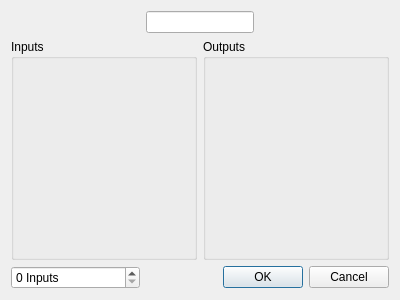
<?xml version="1.0" encoding="UTF-8"?>
<ui version="4.0">
 <class>Modify</class>
 <widget class="QDialog" name="Modify">
  <property name="geometry">
   <rect>
    <x>0</x>
    <y>0</y>
    <width>400</width>
    <height>300</height>
   </rect>
  </property>
  <property name="windowTitle">
   <string>Modifying</string>
  </property>
  <layout class="QGridLayout" name="gridLayout">
   <item row="1" column="0" colspan="2">
    <widget class="QGroupBox" name="groupBox">
     <property name="title">
      <string>Inputs</string>
     </property>
    </widget>
   </item>
   <item row="1" column="2" colspan="2">
    <widget class="QGroupBox" name="groupBox_2">
     <property name="title">
      <string>Outputs</string>
     </property>
    </widget>
   </item>
   <item row="0" column="0">
    <spacer name="horizontalSpacer">
     <property name="orientation">
      <enum>Qt::Horizontal</enum>
     </property>
     <property name="sizeHint" stdset="0">
      <size>
       <width>40</width>
       <height>20</height>
      </size>
     </property>
    </spacer>
   </item>
   <item row="0" column="3">
    <spacer name="horizontalSpacer_2">
     <property name="orientation">
      <enum>Qt::Horizontal</enum>
     </property>
     <property name="sizeHint" stdset="0">
      <size>
       <width>40</width>
       <height>20</height>
      </size>
     </property>
    </spacer>
   </item>
   <item row="0" column="1" colspan="2">
    <widget class="QLineEdit" name="name"/>
   </item>
   <item row="2" column="1" colspan="3">
    <widget class="QDialogButtonBox" name="buttonBox">
     <property name="orientation">
      <enum>Qt::Horizontal</enum>
     </property>
     <property name="standardButtons">
      <set>QDialogButtonBox::Cancel|QDialogButtonBox::Ok</set>
     </property>
    </widget>
   </item>
   <item row="2" column="0">
    <widget class="QSpinBox" name="Inputs">
     <property name="suffix">
      <string> Inputs</string>
     </property>
    </widget>
   </item>
  </layout>
 </widget>
 <resources/>
 <connections>
  <connection>
   <sender>buttonBox</sender>
   <signal>accepted()</signal>
   <receiver>Modify</receiver>
   <slot>accept()</slot>
   <hints>
    <hint type="sourcelabel">
     <x>248</x>
     <y>254</y>
    </hint>
    <hint type="destinationlabel">
     <x>157</x>
     <y>274</y>
    </hint>
   </hints>
  </connection>
  <connection>
   <sender>buttonBox</sender>
   <signal>rejected()</signal>
   <receiver>Modify</receiver>
   <slot>reject()</slot>
   <hints>
    <hint type="sourcelabel">
     <x>316</x>
     <y>260</y>
    </hint>
    <hint type="destinationlabel">
     <x>286</x>
     <y>274</y>
    </hint>
   </hints>
  </connection>
 </connections>
</ui>
